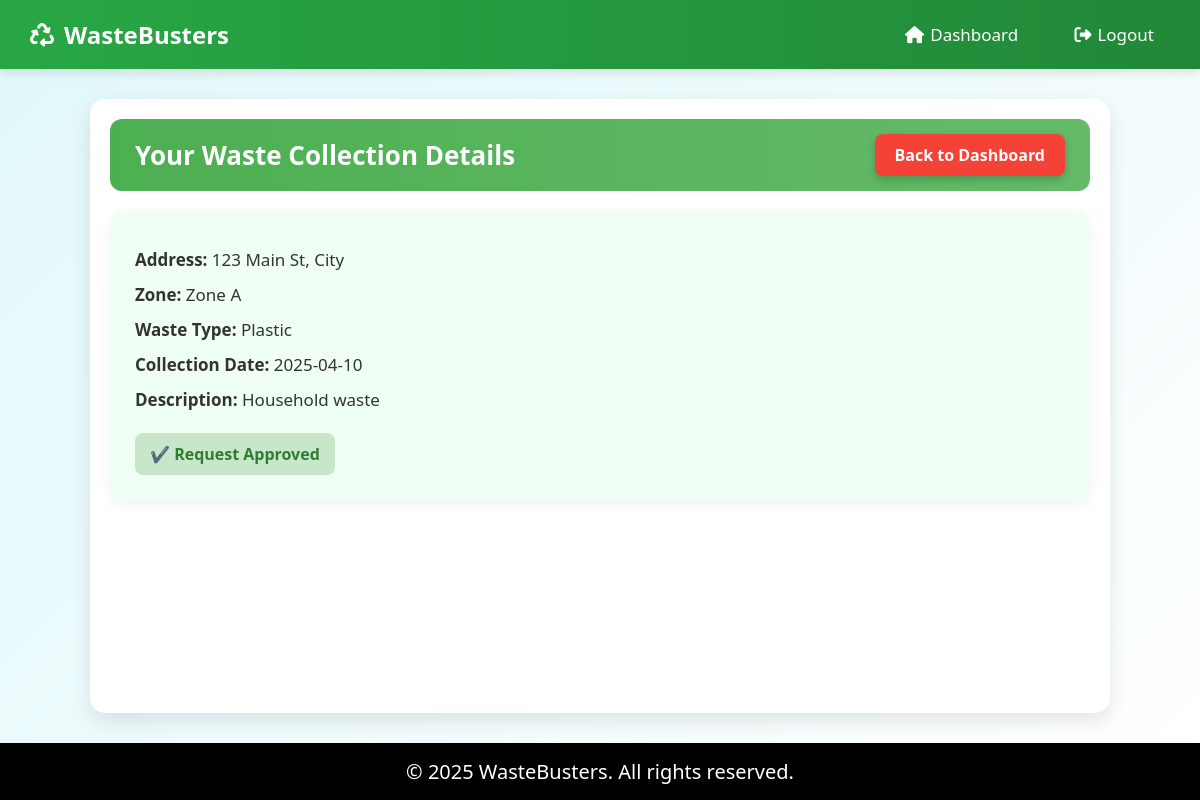
Screenshot of /track_details.php (signed in) with the database file from the repository.
### tables this page shows
CREATE TABLE `waste_collection` (
  `id` int(11) NOT NULL,
  `user_id` int(11) NOT NULL,
  `address` varchar(255) NOT NULL,
  `zone` varchar(100) NOT NULL,
  `waste_type` varchar(100) NOT NULL,
  `collection_date` date NOT NULL,
  `amount` decimal(10,2) NOT NULL,
  `description` text DEFAULT NULL,
  `payment_mode` enum('cash','online') NOT NULL,
  `image` varchar(255) DEFAULT NULL,
  `status` enum('pending','approved','rejected') DEFAULT 'pending',
  `collector_id` int(11) DEFAULT NULL,
  `payment_status` enum('pending','paid','failed') DEFAULT 'pending',
  `transaction_id` varchar(100) DEFAULT NULL,
  `payment_date` timestamp NULL DEFAULT NULL
);

### track_details.php (the view, shortened to what this page needs)
<?php
include('congig.php');
$user_id = $_SESSION['user_id'];
$sql = "SELECT * FROM waste_collection WHERE user_id = ?";
$waste_data = [];
if ($stmt = $conn->prepare($sql)) {
    $stmt->bind_param('i', $user_id);
    $stmt->execute();
    $result = $stmt->get_result();
    $waste_data = $result->fetch_all(MYSQLI_ASSOC);
}
?>
<!DOCTYPE html>
<html lang="en">
<head>
    <link rel="stylesheet" href="https://cdnjs.cloudflare.com/ajax/libs/font-awesome/6.5.0/css/all.min.css">
</head>
<body>
<div class="navbar">
    <div class="logo"><i class="fas fa-recycle"></i> WasteBusters</div>
    <div class="nav-links">
        <a href="user_dashboard.php"><i class="fas fa-home"></i> Dashboard</a>
        <a href="logout.php"><i class="fas fa-sign-out-alt"></i> Logout</a>
    </div>
</div>
<div class="container">
    <div class="track-header">
        <h2>Your Waste Collection Details</h2>
        <a href="user_dashboard.php" class="back-button">Back to Dashboard</a>
    </div>
    <?php if (count($waste_data) > 0): ?>
        <?php foreach ($waste_data as $record): ?>
            <div class="track-record">
                <div class="record-details">
                    <p><strong>Address:</strong> <?= htmlspecialchars($record['address']); ?></p>
                    <p><strong>Zone:</strong> <?= htmlspecialchars($record['zone']); ?></p>
                    <p><strong>Waste Type:</strong> <?= htmlspecialchars($record['waste_type']); ?></p>
                    <p><strong>Collection Date:</strong> <?= htmlspecialchars($record['collection_date']); ?></p>
                    <p><strong>Description:</strong> <?= nl2br(htmlspecialchars($record['description'])); ?></p>
                    <?php
                        $status = strtolower($record['status']);
                        if ($status === 'approved') {
                            echo '<span class="status-message approved">✔️ Request Approved</span>';
                        } elseif ($status === 'rejected') {
                            echo '<span class="status-message rejected">❌ Request Rejected</span>';
                        } else {
                            echo '<span class="status-message pending">⏳ Pending Approval</span>';
                        }
                    ?>
                </div>
            </div>
        <?php endforeach; ?>
    <?php else: ?>
        <p style="text-align:center;">No waste collection records found.</p>
    <?php endif; ?>
</div>
<div class="footer">
    &copy; <?= date("Y") ?> WasteBusters. All rights reserved.
</div>
</body>
</html>

### track_details.php (style rules this page uses)
* { margin: 0; padding: 0; box-sizing: border-box; }
html, body { height: 100%; font-family: 'Segoe UI', Tahoma, Geneva, Verdana, sans-serif; background: linear-gradient(135deg, #e0f7fa, #ffffff); }
body { display: flex; flex-direction: column; }
.navbar { background: linear-gradient(90deg, #28a745, #218838); padding: 15px 30px; display: flex; justify-content: space-between; align-items: center; color: white; box-shadow: 0 4px 10px rgba(0, 0, 0, 0.1); }
.navbar .logo { font-size: 24px; font-weight: bold; display: flex; align-items: center; gap: 10px; }
.navbar .nav-links a { color: white; text-decoration: none; margin-left: 20px; font-size: 17px; font-weight: 500; padding: 8px 16px; border-radius: 6px; transition: background-color 0.3s ease; display: inline-flex; align-items: center; gap: 6px; }
.container { width: 85%; margin: 30px auto; padding: 20px; background-color: #fff; border-radius: 15px; box-shadow: 0 8px 20px rgba(0, 0, 0, 0.1); flex: 1; }
.track-header { display: flex; justify-content: space-between; align-items: center; background: linear-gradient(to right, #4CAF50, #66bb6a); padding: 15px 25px; border-radius: 12px; color: #fff; margin-bottom: 20px; }
h2 { font-size: 26px; }
.back-button { padding: 10px 20px; background-color: #f44336; color: white; text-decoration: none; border-radius: 8px; font-weight: bold; box-shadow: 0 4px 10px rgba(0,0,0,0.2); }
.track-record { display: flex; justify-content: space-between; align-items: flex-start; background-color: #f0fff4; padding: 25px; margin-bottom: 20px; border-radius: 12px; box-shadow: 0 5px 15px rgba(0,0,0,0.05); gap: 20px; }
.record-details { flex: 2; }
.record-details p { font-size: 17px; margin: 12px 0; font-weight: 500; color: #333; }
.status-message { font-weight: bold; padding: 10px 15px; border-radius: 8px; margin-top: 10px; display: inline-block; }
.approved { background-color: #c8e6c9; color: #2e7d32; }
.footer { background-color: #000; color: white; text-align: center; padding: 15px 10px; font-size: 20px; }

### rows the page displays
waste_collection: address "123 Main St, City", zone "Zone A", waste_type "Plastic", collection_date "2025-04-10", description "Household waste", status "✔️ Request Approved"
